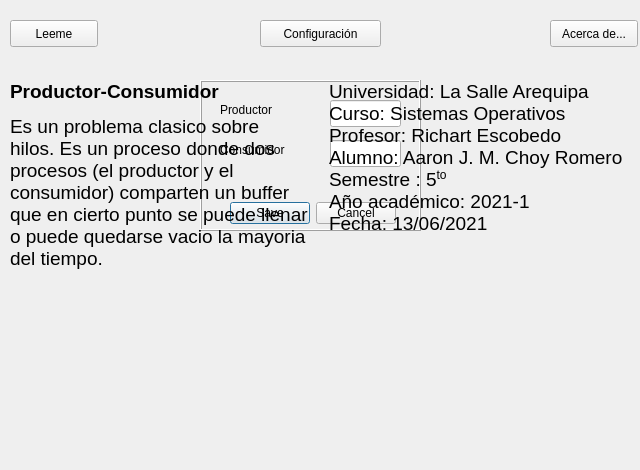
<?xml version="1.0" encoding="UTF-8"?>
<ui version="4.0">
 <class>MainWindow</class>
 <widget class="QMainWindow" name="MainWindow">
  <property name="geometry">
   <rect>
    <x>0</x>
    <y>0</y>
    <width>640</width>
    <height>470</height>
   </rect>
  </property>
  <property name="windowTitle">
   <string>MainWindow</string>
  </property>
  <property name="windowOpacity">
   <double>1.000000000000000</double>
  </property>
  <widget class="QWidget" name="centralWidget">
   <widget class="QPushButton" name="BotonLeeme">
    <property name="geometry">
     <rect>
      <x>10</x>
      <y>20</y>
      <width>88</width>
      <height>27</height>
     </rect>
    </property>
    <property name="text">
     <string>Leeme</string>
    </property>
   </widget>
   <widget class="QPushButton" name="BotonAcercaDe">
    <property name="geometry">
     <rect>
      <x>550</x>
      <y>20</y>
      <width>88</width>
      <height>27</height>
     </rect>
    </property>
    <property name="text">
     <string>Acerca de...</string>
    </property>
   </widget>
   <widget class="QPushButton" name="BotonConfig">
    <property name="geometry">
     <rect>
      <x>260</x>
      <y>20</y>
      <width>121</width>
      <height>27</height>
     </rect>
    </property>
    <property name="text">
     <string>Configuración</string>
    </property>
   </widget>
   <widget class="QFrame" name="CajaConfig">
    <property name="enabled">
     <bool>true</bool>
    </property>
    <property name="geometry">
     <rect>
      <x>200</x>
      <y>80</y>
      <width>221</width>
      <height>151</height>
     </rect>
    </property>
    <property name="accessibleDescription">
     <string/>
    </property>
    <property name="frameShape">
     <enum>QFrame::Box</enum>
    </property>
    <property name="frameShadow">
     <enum>QFrame::Raised</enum>
    </property>
    <widget class="QLabel" name="TextProductor">
     <property name="geometry">
      <rect>
       <x>20</x>
       <y>20</y>
       <width>81</width>
       <height>19</height>
      </rect>
     </property>
     <property name="text">
      <string>Productor</string>
     </property>
    </widget>
    <widget class="QLabel" name="TextConsumidor">
     <property name="geometry">
      <rect>
       <x>20</x>
       <y>60</y>
       <width>91</width>
       <height>19</height>
      </rect>
     </property>
     <property name="text">
      <string>Consumidor</string>
     </property>
    </widget>
    <widget class="QDialogButtonBox" name="BotonOK">
     <property name="geometry">
      <rect>
       <x>30</x>
       <y>120</y>
       <width>166</width>
       <height>27</height>
      </rect>
     </property>
     <property name="styleSheet">
      <string notr="true"/>
     </property>
     <property name="standardButtons">
      <set>QDialogButtonBox::Cancel|QDialogButtonBox::Save</set>
     </property>
    </widget>
    <widget class="QLineEdit" name="DatoProd">
     <property name="geometry">
      <rect>
       <x>130</x>
       <y>20</y>
       <width>71</width>
       <height>27</height>
      </rect>
     </property>
     <property name="minimumSize">
      <size>
       <width>71</width>
       <height>0</height>
      </size>
     </property>
     <property name="maximumSize">
      <size>
       <width>71</width>
       <height>16777215</height>
      </size>
     </property>
    </widget>
    <widget class="QLineEdit" name="DatoCons">
     <property name="geometry">
      <rect>
       <x>130</x>
       <y>60</y>
       <width>71</width>
       <height>27</height>
      </rect>
     </property>
    </widget>
   </widget>
   <widget class="QLabel" name="TextoAcercaDe">
    <property name="enabled">
     <bool>true</bool>
    </property>
    <property name="geometry">
     <rect>
      <x>329</x>
      <y>80</y>
      <width>301</width>
      <height>231</height>
     </rect>
    </property>
    <property name="text">
     <string>&lt;html&gt;&lt;head/&gt;&lt;body&gt;&lt;p align=&quot;justify&quot;&gt;&lt;span style=&quot; font-size:14pt;&quot;&gt;Universidad: La Salle Arequipa&lt;br/&gt;Curso: Sistemas Operativos&lt;br/&gt;Profesor: Richart Escobedo&lt;br/&gt;Alumno: Aaron J. M. Choy Romero&lt;br/&gt;Semestre : 5&lt;/span&gt;&lt;span style=&quot; font-size:14pt; vertical-align:super;&quot;&gt;to&lt;/span&gt;&lt;span style=&quot; font-size:14pt;&quot;&gt;&lt;br/&gt;Año académico: 2021-1&lt;br/&gt;Fecha: 13/06/2021&lt;br/&gt;&lt;/span&gt;&lt;/p&gt;&lt;/body&gt;&lt;/html&gt;</string>
    </property>
    <property name="textFormat">
     <enum>Qt::RichText</enum>
    </property>
    <property name="alignment">
     <set>Qt::AlignLeading|Qt::AlignLeft|Qt::AlignTop</set>
    </property>
   </widget>
   <widget class="QLabel" name="TextoLeeme">
    <property name="geometry">
     <rect>
      <x>10</x>
      <y>80</y>
      <width>311</width>
      <height>231</height>
     </rect>
    </property>
    <property name="text">
     <string>&lt;!DOCTYPE HTML PUBLIC &quot;-//W3C//DTD HTML 4.0//EN&quot; &quot;http://www.w3.org/TR/REC-html40/strict.dtd&quot;&gt;
&lt;html&gt;&lt;head&gt;&lt;meta name=&quot;qrichtext&quot; content=&quot;1&quot; /&gt;&lt;style type=&quot;text/css&quot;&gt;
p, li { white-space: pre-wrap; }
&lt;/style&gt;&lt;/head&gt;&lt;body style=&quot; font-family:'Cantarell'; font-size:11pt; font-weight:400; font-style:normal;&quot;&gt;
&lt;p style=&quot; margin-top:12px; margin-bottom:12px; margin-left:0px; margin-right:0px; -qt-block-indent:0; text-indent:0px;&quot;&gt;&lt;span style=&quot; font-size:14pt; font-weight:600;&quot;&gt;Productor-Consumidor&lt;/span&gt;&lt;/p&gt;
&lt;p style=&quot; margin-top:12px; margin-bottom:12px; margin-left:0px; margin-right:0px; -qt-block-indent:0; text-indent:0px;&quot;&gt;&lt;span style=&quot; font-size:14pt;&quot;&gt;Es un problema clasico sobre&lt;br /&gt;hilos. Es un proceso donde dos &lt;br /&gt;procesos (el productor y el &lt;br /&gt;consumidor) comparten un buffer&lt;br /&gt;que en cierto punto se puede llenar&lt;br /&gt;o puede quedarse vacio la mayoria &lt;br /&gt;del tiempo.&lt;/span&gt;&lt;/p&gt;&lt;/body&gt;&lt;/html&gt;</string>
    </property>
    <property name="textFormat">
     <enum>Qt::RichText</enum>
    </property>
    <property name="alignment">
     <set>Qt::AlignLeading|Qt::AlignLeft|Qt::AlignTop</set>
    </property>
   </widget>
  </widget>
 </widget>
 <layoutdefault spacing="6" margin="11"/>
 <resources/>
 <connections/>
</ui>
